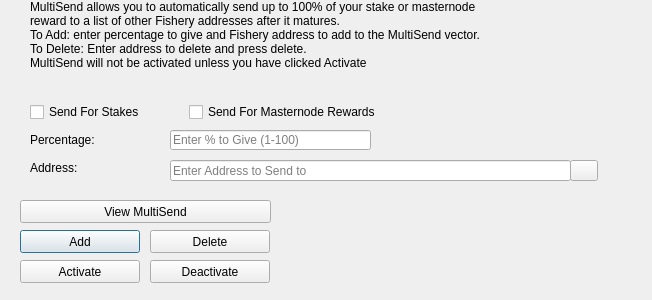
<?xml version="1.0" encoding="UTF-8"?>
<ui version="4.0">
 <class>MultiSendDialog</class>
 <widget class="QDialog" name="MultiSendDialog">
  <property name="windowModality">
   <enum>Qt::NonModal</enum>
  </property>
  <property name="geometry">
   <rect>
    <x>0</x>
    <y>0</y>
    <width>652</width>
    <height>300</height>
   </rect>
  </property>
  <property name="windowTitle">
   <string>MultiSend</string>
  </property>
  <widget class="QLineEdit" name="multiSendPercentEdit">
   <property name="geometry">
    <rect>
     <x>170</x>
     <y>130</y>
     <width>201</width>
     <height>20</height>
    </rect>
   </property>
   <property name="toolTip">
    <string>Enter whole numbers 1 - 100</string>
   </property>
   <property name="placeholderText">
    <string>Enter % to Give (1-100)</string>
   </property>
  </widget>
  <widget class="QLineEdit" name="multiSendAddressEdit">
   <property name="geometry">
    <rect>
     <x>170</x>
     <y>160</y>
     <width>401</width>
     <height>21</height>
    </rect>
   </property>
   <property name="toolTip">
    <string/>
   </property>
   <property name="placeholderText">
    <string>Enter Address to Send to</string>
   </property>
  </widget>
  <widget class="QLabel" name="label_2">
   <property name="geometry">
    <rect>
     <x>30</x>
     <y>0</y>
     <width>451</width>
     <height>121</height>
    </rect>
   </property>
   <property name="lineWidth">
    <number>1</number>
   </property>
   <property name="text">
    <string>MultiSend allows you to automatically send up to 100% of your stake or masternode reward to a list of other Fishery addresses after it matures.
To Add: enter percentage to give and Fishery address to add to the MultiSend vector.
To Delete: Enter address to delete and press delete.
MultiSend will not be activated unless you have clicked Activate</string>
   </property>
   <property name="alignment">
    <set>Qt::AlignLeading|Qt::AlignLeft|Qt::AlignTop</set>
   </property>
   <property name="wordWrap">
    <bool>true</bool>
   </property>
  </widget>
  <widget class="QLabel" name="message">
   <property name="geometry">
    <rect>
     <x>290</x>
     <y>200</y>
     <width>351</width>
     <height>91</height>
    </rect>
   </property>
   <property name="text">
    <string/>
   </property>
  </widget>
  <widget class="QPushButton" name="addButton">
   <property name="geometry">
    <rect>
     <x>20</x>
     <y>230</y>
     <width>120</width>
     <height>23</height>
    </rect>
   </property>
   <property name="toolTip">
    <string/>
   </property>
   <property name="statusTip">
    <string>Add to MultiSend Vector</string>
   </property>
   <property name="text">
    <string>Add</string>
   </property>
  </widget>
  <widget class="QPushButton" name="disableButton">
   <property name="geometry">
    <rect>
     <x>150</x>
     <y>260</y>
     <width>120</width>
     <height>23</height>
    </rect>
   </property>
   <property name="statusTip">
    <string>Deactivate MultiSend</string>
   </property>
   <property name="text">
    <string>Deactivate</string>
   </property>
  </widget>
  <widget class="QPushButton" name="addressBookButton">
   <property name="geometry">
    <rect>
     <x>570</x>
     <y>160</y>
     <width>28</width>
     <height>21</height>
    </rect>
   </property>
   <property name="toolTip">
    <string>Choose an address from the address book</string>
   </property>
   <property name="text">
    <string/>
   </property>
   <property name="icon">
    <iconset resource="../fishery.qrc">
     <normaloff>:/icons/address-book</normaloff>:/icons/address-book</iconset>
   </property>
   <property name="shortcut">
    <string>Alt+A</string>
   </property>
   <property name="autoDefault">
    <bool>false</bool>
   </property>
  </widget>
  <widget class="QLabel" name="label">
   <property name="geometry">
    <rect>
     <x>30</x>
     <y>130</y>
     <width>121</width>
     <height>20</height>
    </rect>
   </property>
   <property name="toolTip">
    <string>Percentage of stake to send</string>
   </property>
   <property name="text">
    <string>Percentage:</string>
   </property>
  </widget>
  <widget class="QLabel" name="label_5">
   <property name="geometry">
    <rect>
     <x>30</x>
     <y>160</y>
     <width>111</width>
     <height>16</height>
    </rect>
   </property>
   <property name="toolTip">
    <string>Address to send portion of stake to</string>
   </property>
   <property name="text">
    <string>Address:</string>
   </property>
  </widget>
  <widget class="QPushButton" name="deleteButton">
   <property name="geometry">
    <rect>
     <x>150</x>
     <y>230</y>
     <width>120</width>
     <height>23</height>
    </rect>
   </property>
   <property name="toolTip">
    <string/>
   </property>
   <property name="statusTip">
    <string>Delete Address From MultiSend Vector</string>
   </property>
   <property name="text">
    <string>Delete</string>
   </property>
  </widget>
  <widget class="QPushButton" name="activateButton">
   <property name="geometry">
    <rect>
     <x>20</x>
     <y>260</y>
     <width>120</width>
     <height>23</height>
    </rect>
   </property>
   <property name="statusTip">
    <string>Activate MultiSend</string>
   </property>
   <property name="text">
    <string>Activate</string>
   </property>
  </widget>
  <widget class="QPushButton" name="viewButton">
   <property name="geometry">
    <rect>
     <x>20</x>
     <y>200</y>
     <width>251</width>
     <height>23</height>
    </rect>
   </property>
   <property name="toolTip">
    <string/>
   </property>
   <property name="statusTip">
    <string>View MultiSend Vector</string>
   </property>
   <property name="text">
    <string>View MultiSend</string>
   </property>
  </widget>
  <widget class="QWidget" name="horizontalLayoutWidget">
   <property name="geometry">
    <rect>
     <x>30</x>
     <y>100</y>
     <width>351</width>
     <height>24</height>
    </rect>
   </property>
   <layout class="QHBoxLayout" name="horizontalLayout">
    <item>
     <widget class="QCheckBox" name="multiSendStakeCheckBox">
      <property name="text">
       <string>Send For Stakes</string>
      </property>
     </widget>
    </item>
    <item>
     <widget class="QCheckBox" name="multiSendMasternodeCheckBox">
      <property name="text">
       <string>Send For Masternode Rewards</string>
      </property>
     </widget>
    </item>
   </layout>
  </widget>
 </widget>
 <resources>
  <include location="../fishery.qrc"/>
 </resources>
 <connections/>
</ui>
